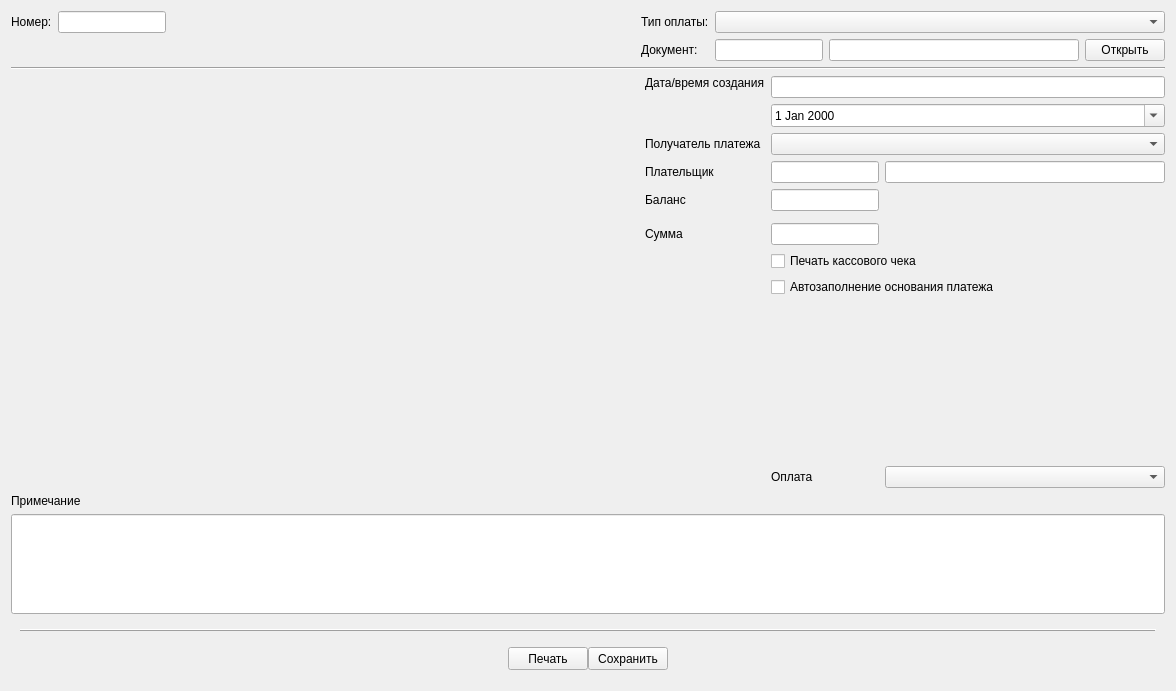
<?xml version="1.0" encoding="UTF-8"?>
<ui version="4.0">
 <class>tabCashOperation</class>
 <widget class="QWidget" name="tabCashOperation">
  <property name="geometry">
   <rect>
    <x>0</x>
    <y>0</y>
    <width>1176</width>
    <height>691</height>
   </rect>
  </property>
  <property name="windowTitle">
   <string>Form</string>
  </property>
  <property name="styleSheet">
   <string notr="true"/>
  </property>
  <layout class="QGridLayout" name="rootGridLayout" rowstretch="1,0">
   <property name="sizeConstraint">
    <enum>QLayout::SetMaximumSize</enum>
   </property>
   <item row="1" column="0">
    <widget class="QWidget" name="botToolbar" native="true">
     <property name="minimumSize">
      <size>
       <width>0</width>
       <height>60</height>
      </size>
     </property>
     <property name="contextMenuPolicy">
      <enum>Qt::NoContextMenu</enum>
     </property>
     <layout class="QGridLayout" name="gridLayout_5" rowstretch="0,0" rowminimumheight="0,0">
      <property name="verticalSpacing">
       <number>15</number>
      </property>
      <item row="0" column="0">
       <widget class="QFrame" name="frame">
        <property name="frameShape">
         <enum>QFrame::HLine</enum>
        </property>
        <property name="frameShadow">
         <enum>QFrame::Raised</enum>
        </property>
       </widget>
      </item>
      <item row="1" column="0">
       <layout class="QGridLayout" name="gridLayout_3" columnstretch="0,1,0,1,0" rowminimumheight="0" columnminimumwidth="0,0,0,0,0">
        <property name="sizeConstraint">
         <enum>QLayout::SetMinimumSize</enum>
        </property>
        <item row="0" column="0">
         <layout class="QGridLayout" name="LeftGridLayout_2" columnstretch="0">
          <property name="sizeConstraint">
           <enum>QLayout::SetDefaultConstraint</enum>
          </property>
         </layout>
        </item>
        <item row="0" column="2">
         <layout class="QGridLayout" name="CentralGridLayout_2">
          <property name="sizeConstraint">
           <enum>QLayout::SetDefaultConstraint</enum>
          </property>
          <item row="0" column="0">
           <widget class="QPushButton" name="buttonPrint">
            <property name="enabled">
             <bool>true</bool>
            </property>
            <property name="sizePolicy">
             <sizepolicy hsizetype="Minimum" vsizetype="Fixed">
              <horstretch>0</horstretch>
              <verstretch>0</verstretch>
             </sizepolicy>
            </property>
            <property name="minimumSize">
             <size>
              <width>0</width>
              <height>23</height>
             </size>
            </property>
            <property name="text">
             <string>Печать</string>
            </property>
           </widget>
          </item>
          <item row="0" column="1">
           <widget class="QPushButton" name="buttonSave">
            <property name="enabled">
             <bool>true</bool>
            </property>
            <property name="sizePolicy">
             <sizepolicy hsizetype="Minimum" vsizetype="Fixed">
              <horstretch>0</horstretch>
              <verstretch>0</verstretch>
             </sizepolicy>
            </property>
            <property name="minimumSize">
             <size>
              <width>0</width>
              <height>23</height>
             </size>
            </property>
            <property name="text">
             <string>Сохранить</string>
            </property>
           </widget>
          </item>
         </layout>
        </item>
        <item row="0" column="1">
         <spacer name="horizontalSpacer_1">
          <property name="orientation">
           <enum>Qt::Horizontal</enum>
          </property>
          <property name="sizeType">
           <enum>QSizePolicy::MinimumExpanding</enum>
          </property>
          <property name="sizeHint" stdset="0">
           <size>
            <width>70</width>
            <height>20</height>
           </size>
          </property>
         </spacer>
        </item>
        <item row="0" column="3">
         <spacer name="horizontalSpacer_2">
          <property name="orientation">
           <enum>Qt::Horizontal</enum>
          </property>
          <property name="sizeType">
           <enum>QSizePolicy::Expanding</enum>
          </property>
          <property name="sizeHint" stdset="0">
           <size>
            <width>70</width>
            <height>20</height>
           </size>
          </property>
         </spacer>
        </item>
        <item row="0" column="4">
         <layout class="QGridLayout" name="RightGridLayout_2">
          <property name="sizeConstraint">
           <enum>QLayout::SetDefaultConstraint</enum>
          </property>
         </layout>
        </item>
       </layout>
      </item>
     </layout>
    </widget>
   </item>
   <item row="0" column="0">
    <layout class="QGridLayout" name="tabLayout" columnstretch="1">
     <property name="sizeConstraint">
      <enum>QLayout::SetMaximumSize</enum>
     </property>
     <item row="1" column="0">
      <layout class="QVBoxLayout" name="verticalLayout" stretch="0,0,0,0">
       <item>
        <layout class="QGridLayout" name="tabHeaderGridLayout">
         <item row="1" column="5">
          <widget class="QLineEdit" name="lineEditDocumentType">
           <property name="sizePolicy">
            <sizepolicy hsizetype="Minimum" vsizetype="Fixed">
             <horstretch>0</horstretch>
             <verstretch>0</verstretch>
            </sizepolicy>
           </property>
           <property name="minimumSize">
            <size>
             <width>250</width>
             <height>0</height>
            </size>
           </property>
           <property name="styleSheet">
            <string notr="true"/>
           </property>
          </widget>
         </item>
         <item row="0" column="0">
          <widget class="QLabel" name="labelOrderNum">
           <property name="sizePolicy">
            <sizepolicy hsizetype="Preferred" vsizetype="Fixed">
             <horstretch>0</horstretch>
             <verstretch>0</verstretch>
            </sizepolicy>
           </property>
           <property name="styleSheet">
            <string notr="true"/>
           </property>
           <property name="text">
            <string>Номер:</string>
           </property>
           <property name="margin">
            <number>3</number>
           </property>
           <property name="indent">
            <number>0</number>
           </property>
          </widget>
         </item>
         <item row="0" column="4" colspan="3">
          <widget class="QComboBox" name="comboBoxOrderType">
           <property name="sizePolicy">
            <sizepolicy hsizetype="MinimumExpanding" vsizetype="Fixed">
             <horstretch>0</horstretch>
             <verstretch>0</verstretch>
            </sizepolicy>
           </property>
          </widget>
         </item>
         <item row="0" column="1">
          <widget class="QLineEdit" name="lineEditOrderNum">
           <property name="sizePolicy">
            <sizepolicy hsizetype="Minimum" vsizetype="Fixed">
             <horstretch>0</horstretch>
             <verstretch>0</verstretch>
            </sizepolicy>
           </property>
           <property name="styleSheet">
            <string notr="true"/>
           </property>
           <property name="readOnly">
            <bool>true</bool>
           </property>
          </widget>
         </item>
         <item row="1" column="3">
          <widget class="QLabel" name="labelDocument">
           <property name="styleSheet">
            <string notr="true"/>
           </property>
           <property name="text">
            <string>Документ:</string>
           </property>
          </widget>
         </item>
         <item row="1" column="4">
          <widget class="QLineEdit" name="lineEditDocumentNum">
           <property name="sizePolicy">
            <sizepolicy hsizetype="Minimum" vsizetype="Fixed">
             <horstretch>0</horstretch>
             <verstretch>0</verstretch>
            </sizepolicy>
           </property>
           <property name="styleSheet">
            <string notr="true"/>
           </property>
          </widget>
         </item>
         <item row="0" column="3">
          <widget class="QLabel" name="labelOrderType">
           <property name="styleSheet">
            <string notr="true"/>
           </property>
           <property name="text">
            <string>Тип оплаты:</string>
           </property>
          </widget>
         </item>
         <item row="1" column="6">
          <widget class="QPushButton" name="pushButtonOpenDocument">
           <property name="text">
            <string>Открыть</string>
           </property>
          </widget>
         </item>
         <item row="0" column="2">
          <spacer name="horizontalSpacer_3">
           <property name="orientation">
            <enum>Qt::Horizontal</enum>
           </property>
           <property name="sizeHint" stdset="0">
            <size>
             <width>40</width>
             <height>20</height>
            </size>
           </property>
          </spacer>
         </item>
        </layout>
       </item>
       <item>
        <widget class="Line" name="line_2">
         <property name="orientation">
          <enum>Qt::Horizontal</enum>
         </property>
        </widget>
       </item>
       <item>
        <layout class="QGridLayout" name="centerGridLayout" rowstretch="0,0,0,0,0,0,0,0,0,0,0" columnstretch="1,0,0,0">
         <item row="3" column="3">
          <widget class="QLineEdit" name="lineEditClientLastName">
           <property name="minimumSize">
            <size>
             <width>280</width>
             <height>0</height>
            </size>
           </property>
          </widget>
         </item>
         <item row="2" column="2" colspan="2">
          <widget class="QComboBox" name="comboBoxCompany">
           <property name="insertPolicy">
            <enum>QComboBox::NoInsert</enum>
           </property>
          </widget>
         </item>
         <item row="1" column="2" colspan="2">
          <widget class="QDateEdit" name="dateEdit">
           <property name="frame">
            <bool>true</bool>
           </property>
           <property name="showGroupSeparator" stdset="0">
            <bool>false</bool>
           </property>
           <property name="dateTime">
            <datetime>
             <hour>0</hour>
             <minute>0</minute>
             <second>0</second>
             <year>2000</year>
             <month>1</month>
             <day>1</day>
            </datetime>
           </property>
           <property name="maximumDateTime">
            <datetime>
             <hour>23</hour>
             <minute>59</minute>
             <second>59</second>
             <year>2029</year>
             <month>12</month>
             <day>31</day>
            </datetime>
           </property>
           <property name="minimumDateTime">
            <datetime>
             <hour>0</hour>
             <minute>0</minute>
             <second>0</second>
             <year>2000</year>
             <month>1</month>
             <day>1</day>
            </datetime>
           </property>
           <property name="calendarPopup">
            <bool>true</bool>
           </property>
          </widget>
         </item>
         <item row="3" column="1">
          <widget class="QLabel" name="labelClient">
           <property name="text">
            <string>Плательщик</string>
           </property>
          </widget>
         </item>
         <item row="3" column="2">
          <widget class="QLineEdit" name="lineClientId">
           <property name="sizePolicy">
            <sizepolicy hsizetype="Minimum" vsizetype="Fixed">
             <horstretch>0</horstretch>
             <verstretch>0</verstretch>
            </sizepolicy>
           </property>
           <property name="minimumSize">
            <size>
             <width>30</width>
             <height>0</height>
            </size>
           </property>
          </widget>
         </item>
         <item row="0" column="2" colspan="2">
          <widget class="QLineEdit" name="lineEditDate">
           <property name="readOnly">
            <bool>true</bool>
           </property>
          </widget>
         </item>
         <item row="2" column="0">
          <spacer name="horizontalSpacer">
           <property name="orientation">
            <enum>Qt::Horizontal</enum>
           </property>
           <property name="sizeType">
            <enum>QSizePolicy::MinimumExpanding</enum>
           </property>
           <property name="sizeHint" stdset="0">
            <size>
             <width>40</width>
             <height>20</height>
            </size>
           </property>
          </spacer>
         </item>
         <item row="2" column="1">
          <widget class="QLabel" name="labelCompany">
           <property name="text">
            <string>Получатель платежа</string>
           </property>
          </widget>
         </item>
         <item row="4" column="1">
          <widget class="QLabel" name="labelBalance">
           <property name="text">
            <string>Баланс</string>
           </property>
          </widget>
         </item>
         <item row="4" column="2">
          <widget class="QLineEdit" name="lineEditBalance">
           <property name="sizePolicy">
            <sizepolicy hsizetype="Minimum" vsizetype="Fixed">
             <horstretch>0</horstretch>
             <verstretch>0</verstretch>
            </sizepolicy>
           </property>
           <property name="minimumSize">
            <size>
             <width>40</width>
             <height>0</height>
            </size>
           </property>
           <property name="readOnly">
            <bool>true</bool>
           </property>
          </widget>
         </item>
         <item row="6" column="1">
          <widget class="QLabel" name="labelSumm">
           <property name="text">
            <string>Сумма</string>
           </property>
          </widget>
         </item>
         <item row="6" column="2">
          <widget class="QLineEdit" name="lineEditSumm">
           <property name="sizePolicy">
            <sizepolicy hsizetype="Minimum" vsizetype="Fixed">
             <horstretch>0</horstretch>
             <verstretch>0</verstretch>
            </sizepolicy>
           </property>
           <property name="minimumSize">
            <size>
             <width>40</width>
             <height>0</height>
            </size>
           </property>
          </widget>
         </item>
         <item row="8" column="2" colspan="2">
          <widget class="QCheckBox" name="checkBoxAutoReason">
           <property name="text">
            <string>Автозаполнение основания платежа</string>
           </property>
          </widget>
         </item>
         <item row="7" column="2" colspan="2">
          <widget class="QCheckBox" name="checkBoxPrintCheck">
           <property name="text">
            <string>Печать кассового чека</string>
           </property>
          </widget>
         </item>
         <item row="9" column="2">
          <spacer name="verticalSpacer_2">
           <property name="orientation">
            <enum>Qt::Vertical</enum>
           </property>
           <property name="sizeHint" stdset="0">
            <size>
             <width>20</width>
             <height>40</height>
            </size>
           </property>
          </spacer>
         </item>
         <item row="10" column="3">
          <widget class="QComboBox" name="comboBoxPaymentAccount">
           <property name="insertPolicy">
            <enum>QComboBox::NoInsert</enum>
           </property>
          </widget>
         </item>
         <item row="10" column="2">
          <widget class="QLabel" name="labelPaymentAccount">
           <property name="sizePolicy">
            <sizepolicy hsizetype="Preferred" vsizetype="Fixed">
             <horstretch>0</horstretch>
             <verstretch>0</verstretch>
            </sizepolicy>
           </property>
           <property name="text">
            <string>Оплата</string>
           </property>
           <property name="margin">
            <number>3</number>
           </property>
           <property name="indent">
            <number>0</number>
           </property>
          </widget>
         </item>
         <item row="0" column="1" rowspan="2" alignment="Qt::AlignTop">
          <widget class="QLabel" name="labelDate">
           <property name="sizePolicy">
            <sizepolicy hsizetype="Preferred" vsizetype="Fixed">
             <horstretch>0</horstretch>
             <verstretch>0</verstretch>
            </sizepolicy>
           </property>
           <property name="text">
            <string>Дата/время создания</string>
           </property>
           <property name="margin">
            <number>3</number>
           </property>
           <property name="indent">
            <number>0</number>
           </property>
          </widget>
         </item>
         <item row="3" column="0" rowspan="3">
          <widget class="SClientMatch" name="widgetClientMatch" native="true">
           <property name="enabled">
            <bool>true</bool>
           </property>
           <property name="maximumSize">
            <size>
             <width>16777215</width>
             <height>500</height>
            </size>
           </property>
           <layout class="QGridLayout" name="gridLayout_6">
            <property name="leftMargin">
             <number>5</number>
            </property>
            <property name="topMargin">
             <number>5</number>
            </property>
            <property name="rightMargin">
             <number>5</number>
            </property>
            <property name="bottomMargin">
             <number>5</number>
            </property>
            <property name="spacing">
             <number>5</number>
            </property>
           </layout>
          </widget>
         </item>
        </layout>
       </item>
       <item>
        <layout class="QVBoxLayout" name="orderReasonLayout">
         <item>
          <widget class="QLabel" name="labelComment">
           <property name="text">
            <string>Примечание</string>
           </property>
          </widget>
         </item>
         <item>
          <widget class="QLineEdit" name="lineEditComment">
           <property name="minimumSize">
            <size>
             <width>0</width>
             <height>100</height>
            </size>
           </property>
          </widget>
         </item>
        </layout>
       </item>
      </layout>
     </item>
    </layout>
   </item>
  </layout>
 </widget>
 <customwidgets>
  <customwidget>
   <class>SClientMatch</class>
   <extends>QWidget</extends>
   <header>widgets/sclientmatch.h</header>
   <container>1</container>
  </customwidget>
 </customwidgets>
 <tabstops>
  <tabstop>buttonSave</tabstop>
  <tabstop>buttonPrint</tabstop>
 </tabstops>
 <resources/>
 <connections>
  <connection>
   <sender>lineEditClientLastName</sender>
   <signal>textEdited(QString)</signal>
   <receiver>tabCashOperation</receiver>
   <slot>findClientByLastname(QString)</slot>
   <hints>
    <hint type="sourcelabel">
     <x>974</x>
     <y>166</y>
    </hint>
    <hint type="destinationlabel">
     <x>1175</x>
     <y>159</y>
    </hint>
   </hints>
  </connection>
  <connection>
   <sender>buttonSave</sender>
   <signal>clicked()</signal>
   <receiver>tabCashOperation</receiver>
   <slot>saveButtonClicked()</slot>
   <hints>
    <hint type="sourcelabel">
     <x>665</x>
     <y>666</y>
    </hint>
    <hint type="destinationlabel">
     <x>700</x>
     <y>674</y>
    </hint>
   </hints>
  </connection>
  <connection>
   <sender>buttonPrint</sender>
   <signal>clicked()</signal>
   <receiver>tabCashOperation</receiver>
   <slot>printButtonClicked()</slot>
   <hints>
    <hint type="sourcelabel">
     <x>584</x>
     <y>666</y>
    </hint>
    <hint type="destinationlabel">
     <x>550</x>
     <y>674</y>
    </hint>
   </hints>
  </connection>
  <connection>
   <sender>comboBoxPaymentAccount</sender>
   <signal>currentIndexChanged(int)</signal>
   <receiver>tabCashOperation</receiver>
   <slot>paymentSystemChanged(int)</slot>
   <hints>
    <hint type="sourcelabel">
     <x>1091</x>
     <y>475</y>
    </hint>
    <hint type="destinationlabel">
     <x>1170</x>
     <y>466</y>
    </hint>
   </hints>
  </connection>
  <connection>
   <sender>dateEdit</sender>
   <signal>dateChanged(QDate)</signal>
   <receiver>tabCashOperation</receiver>
   <slot>dateChanged(QDate)</slot>
   <hints>
    <hint type="sourcelabel">
     <x>968</x>
     <y>114</y>
    </hint>
    <hint type="destinationlabel">
     <x>1171</x>
     <y>113</y>
    </hint>
   </hints>
  </connection>
  <connection>
   <sender>pushButtonOpenDocument</sender>
   <signal>clicked()</signal>
   <receiver>tabCashOperation</receiver>
   <slot>openDocument()</slot>
   <hints>
    <hint type="sourcelabel">
     <x>1130</x>
     <y>49</y>
    </hint>
    <hint type="destinationlabel">
     <x>1171</x>
     <y>47</y>
    </hint>
   </hints>
  </connection>
  <connection>
   <sender>comboBoxOrderType</sender>
   <signal>currentIndexChanged(int)</signal>
   <receiver>tabCashOperation</receiver>
   <slot>orderTypeChanged(int)</slot>
   <hints>
    <hint type="sourcelabel">
     <x>1050</x>
     <y>20</y>
    </hint>
    <hint type="destinationlabel">
     <x>1174</x>
     <y>21</y>
    </hint>
   </hints>
  </connection>
  <connection>
   <sender>lineEditSumm</sender>
   <signal>textEdited(QString)</signal>
   <receiver>tabCashOperation</receiver>
   <slot>amountChanged(QString)</slot>
   <hints>
    <hint type="sourcelabel">
     <x>807</x>
     <y>217</y>
    </hint>
    <hint type="destinationlabel">
     <x>1168</x>
     <y>216</y>
    </hint>
   </hints>
  </connection>
  <connection>
   <sender>checkBoxAutoReason</sender>
   <signal>stateChanged(int)</signal>
   <receiver>tabCashOperation</receiver>
   <slot>constructReason(int)</slot>
   <hints>
    <hint type="sourcelabel">
     <x>833</x>
     <y>268</y>
    </hint>
    <hint type="destinationlabel">
     <x>1173</x>
     <y>265</y>
    </hint>
   </hints>
  </connection>
 </connections>
 <slots>
  <slot>findClientByLastname(QString)</slot>
  <slot>clientMatchTableDoubleClicked(QModelIndex)</slot>
  <slot>saveButtonClicked()</slot>
  <slot>printButtonClicked()</slot>
  <slot>paymentSystemChanged(int)</slot>
  <slot>dateChanged(QDate)</slot>
  <slot>openDocument()</slot>
  <slot>orderTypeChanged(int)</slot>
  <slot>amountChanged(QString)</slot>
  <slot>constructReason(int)</slot>
 </slots>
</ui>
